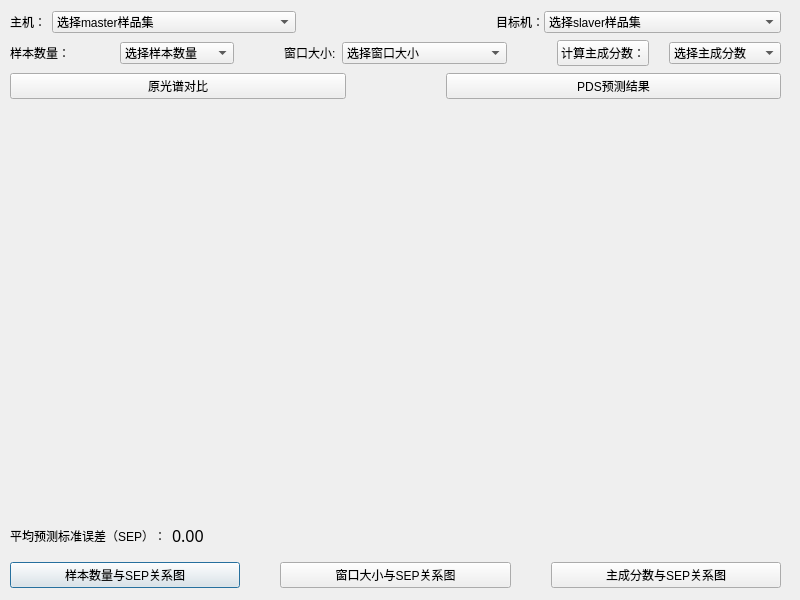
<?xml version="1.0" encoding="UTF-8"?>
<ui version="4.0">
 <class>PdsDialog</class>
 <widget class="QDialog" name="PdsDialog">
  <property name="geometry">
   <rect>
    <x>0</x>
    <y>0</y>
    <width>800</width>
    <height>600</height>
   </rect>
  </property>
  <property name="windowTitle">
   <string>PDS算法</string>
  </property>
  <widget class="QWidget" name="horizontalLayoutWidget_7">
   <property name="geometry">
    <rect>
     <x>10</x>
     <y>560</y>
     <width>771</width>
     <height>31</height>
    </rect>
   </property>
   <layout class="QHBoxLayout" name="hlayout6" stretch="0,0,0">
    <property name="spacing">
     <number>40</number>
    </property>
    <item>
     <widget class="QPushButton" name="btn1">
      <property name="text">
       <string>样本数量与SEP关系图</string>
      </property>
     </widget>
    </item>
    <item>
     <widget class="QPushButton" name="btn2">
      <property name="text">
       <string>窗口大小与SEP关系图</string>
      </property>
     </widget>
    </item>
    <item>
     <widget class="QPushButton" name="btn3">
      <property name="text">
       <string>主成分数与SEP关系图</string>
      </property>
     </widget>
    </item>
   </layout>
  </widget>
  <widget class="QWidget" name="horizontalLayoutWidget_3">
   <property name="geometry">
    <rect>
     <x>10</x>
     <y>520</y>
     <width>281</width>
     <height>31</height>
    </rect>
   </property>
   <layout class="QHBoxLayout" name="hlayout5">
    <item>
     <widget class="QLabel" name="lb4">
      <property name="text">
       <string>平均预测标准误差（SEP）：</string>
      </property>
     </widget>
    </item>
    <item>
     <widget class="QLabel" name="lb5">
      <property name="font">
       <font>
        <family>Arial Rounded MT Bold</family>
        <pointsize>12</pointsize>
       </font>
      </property>
      <property name="text">
       <string>0.00</string>
      </property>
     </widget>
    </item>
   </layout>
  </widget>
  <widget class="QWidget" name="horizontalLayoutWidget_6">
   <property name="geometry">
    <rect>
     <x>10</x>
     <y>100</y>
     <width>771</width>
     <height>411</height>
    </rect>
   </property>
   <layout class="QHBoxLayout" name="hlayout4">
    <item>
     <widget class="QWidget" name="wg" native="true"/>
    </item>
   </layout>
  </widget>
  <widget class="QWidget" name="verticalLayoutWidget">
   <property name="geometry">
    <rect>
     <x>10</x>
     <y>10</y>
     <width>771</width>
     <height>90</height>
    </rect>
   </property>
   <layout class="QVBoxLayout" name="vlayout1" stretch="0,0,0">
    <item>
     <layout class="QHBoxLayout" name="hlayout" stretch="1,1">
      <property name="spacing">
       <number>200</number>
      </property>
      <item>
       <layout class="QHBoxLayout" name="hlayout1" stretch="0,1">
        <property name="spacing">
         <number>6</number>
        </property>
        <item>
         <widget class="QLabel" name="lb1">
          <property name="text">
           <string>主机：</string>
          </property>
         </widget>
        </item>
        <item>
         <widget class="QComboBox" name="cbx1">
          <item>
           <property name="text">
            <string>选择master样品集</string>
           </property>
          </item>
          <item>
           <property name="text">
            <string>m5spec</string>
           </property>
          </item>
          <item>
           <property name="text">
            <string>mp5spec</string>
           </property>
          </item>
          <item>
           <property name="text">
            <string>mp6spec</string>
           </property>
          </item>
          <item>
           <property name="text">
            <string>m5nbs</string>
           </property>
          </item>
          <item>
           <property name="text">
            <string>mp5nbs</string>
           </property>
          </item>
          <item>
           <property name="text">
            <string>mp6nbs</string>
           </property>
          </item>
         </widget>
        </item>
       </layout>
      </item>
      <item>
       <layout class="QHBoxLayout" name="hlayout2" stretch="0,1">
        <property name="spacing">
         <number>0</number>
        </property>
        <item>
         <widget class="QLabel" name="lb2">
          <property name="text">
           <string>目标机：</string>
          </property>
         </widget>
        </item>
        <item>
         <widget class="QComboBox" name="cbx2">
          <item>
           <property name="text">
            <string>选择slaver样品集</string>
           </property>
          </item>
          <item>
           <property name="text">
            <string>m5spec</string>
           </property>
          </item>
          <item>
           <property name="text">
            <string>mp5spec</string>
           </property>
          </item>
          <item>
           <property name="text">
            <string>mp6spec</string>
           </property>
          </item>
          <item>
           <property name="text">
            <string>m5nbs</string>
           </property>
          </item>
          <item>
           <property name="text">
            <string>mp5nbs</string>
           </property>
          </item>
          <item>
           <property name="text">
            <string>mp6nbs</string>
           </property>
          </item>
         </widget>
        </item>
       </layout>
      </item>
     </layout>
    </item>
    <item>
     <layout class="QHBoxLayout" name="hlayout_2" stretch="0,0,0">
      <property name="spacing">
       <number>50</number>
      </property>
      <item>
       <layout class="QHBoxLayout" name="hlayout3" stretch="0,1">
        <item>
         <widget class="QLabel" name="lb3">
          <property name="text">
           <string>样本数量：</string>
          </property>
         </widget>
        </item>
        <item>
         <widget class="QComboBox" name="cbx3">
          <item>
           <property name="text">
            <string>选择样本数量</string>
           </property>
          </item>
         </widget>
        </item>
       </layout>
      </item>
      <item>
       <layout class="QHBoxLayout" name="hlayout1_2" stretch="0,1">
        <property name="spacing">
         <number>6</number>
        </property>
        <item>
         <widget class="QLabel" name="lb1_2">
          <property name="text">
           <string>窗口大小:</string>
          </property>
         </widget>
        </item>
        <item>
         <widget class="QComboBox" name="cbx4">
          <item>
           <property name="text">
            <string>选择窗口大小</string>
           </property>
          </item>
         </widget>
        </item>
       </layout>
      </item>
      <item>
       <layout class="QHBoxLayout" name="hlayout2_2" stretch="0,1">
        <property name="spacing">
         <number>20</number>
        </property>
        <item>
         <widget class="QPushButton" name="cmpKBtn">
          <property name="text">
           <string>计算主成分数：</string>
          </property>
         </widget>
        </item>
        <item>
         <widget class="QComboBox" name="cbx5">
          <item>
           <property name="text">
            <string>选择主成分数</string>
           </property>
          </item>
         </widget>
        </item>
       </layout>
      </item>
     </layout>
    </item>
    <item>
     <layout class="QHBoxLayout" name="hlayout6_2" stretch="0,0">
      <property name="spacing">
       <number>100</number>
      </property>
      <item>
       <widget class="QPushButton" name="btn0">
        <property name="text">
         <string>原光谱对比</string>
        </property>
       </widget>
      </item>
      <item>
       <widget class="QPushButton" name="btn">
        <property name="enabled">
         <bool>true</bool>
        </property>
        <property name="text">
         <string>PDS预测结果</string>
        </property>
       </widget>
      </item>
     </layout>
    </item>
   </layout>
  </widget>
 </widget>
 <resources/>
 <connections/>
</ui>
